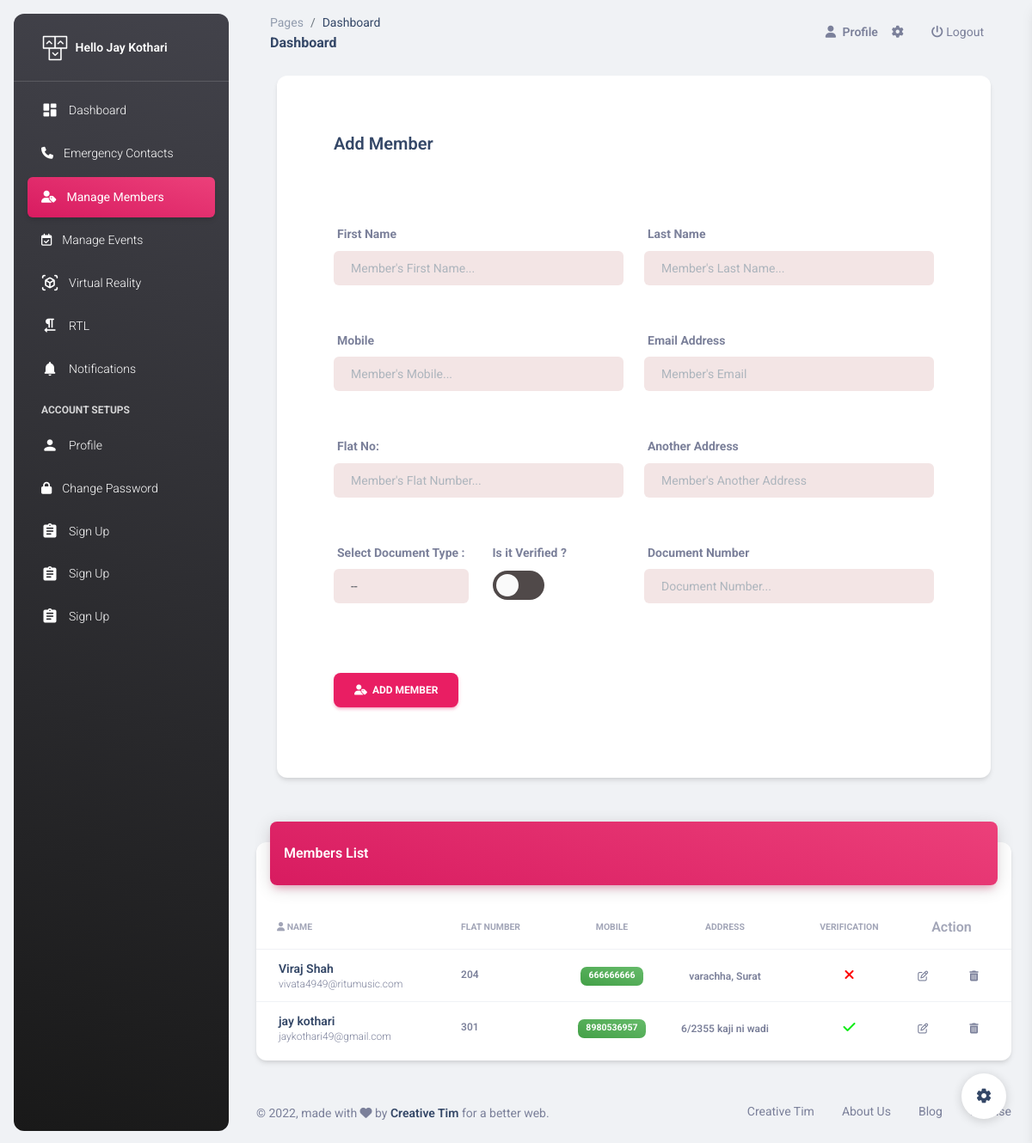
Before: /add-member/ (signed in) with the older database file.
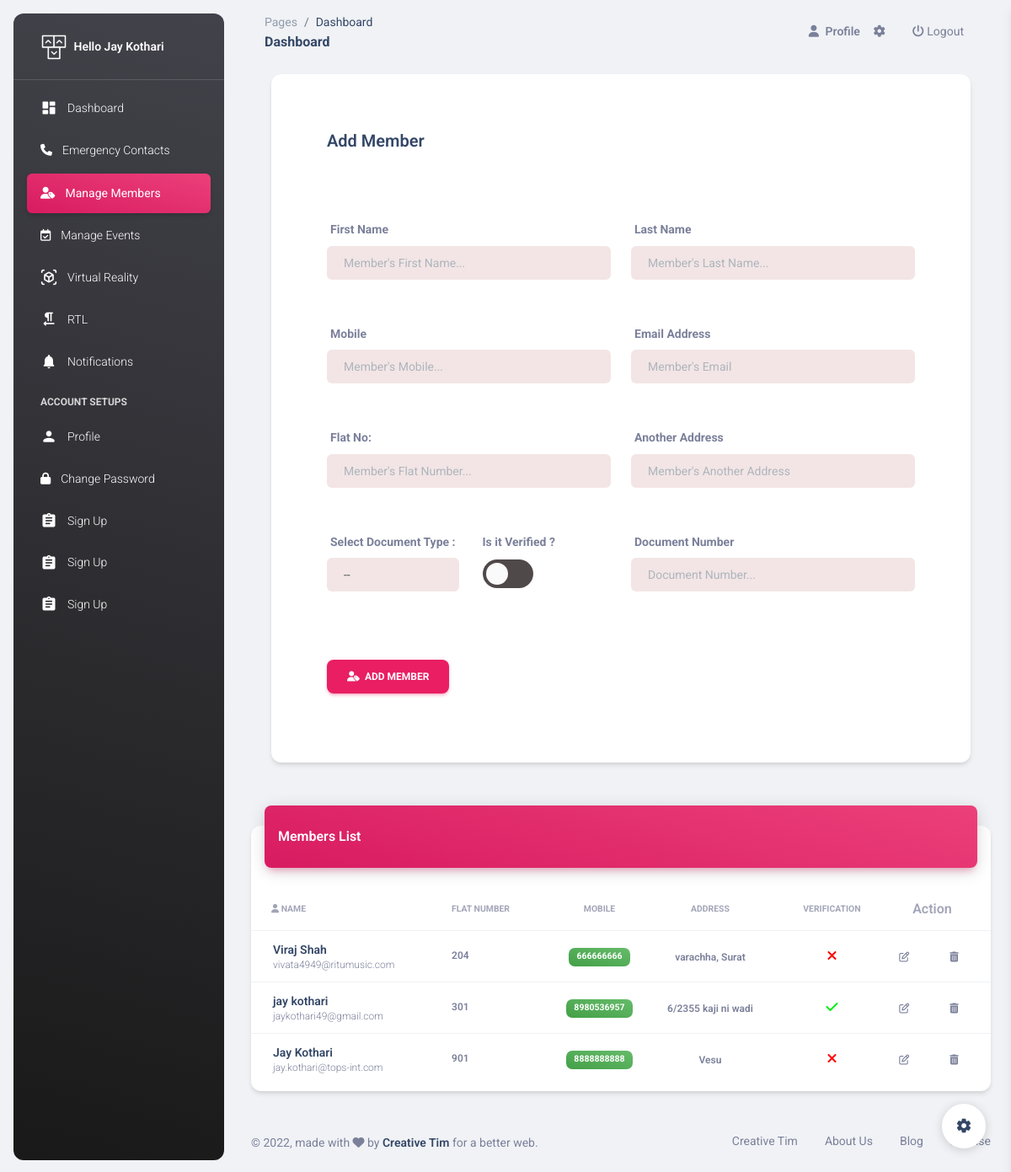
After: the same page with the newer database file.
### MemberApp/models.py (models this page shows, shortened)
class Member(models.Model):
    doc_choice = (
        ('Aadhar','Aadhar'),
        ('PAN','PAN'),
        ('DL','DL'),
        ('Other','Other'),
    )
    uid = models.ForeignKey(SecUser,on_delete=models.CASCADE,null=True)
    fname = models.CharField(max_length=20)
    lname = models.CharField(max_length=20)
    email = models.EmailField(unique=True)
    mobile = models.CharField(max_length=15)
    doc = models.CharField(max_length=30,choices=doc_choice)
    doc_number = models.CharField(max_length=20)
    flat_no = models.CharField(max_length=10)
    address = models.TextField()
    password = models.CharField(max_length=20)
    pic = models.FileField(upload_to='member',default='avatar.png')
    verify = models.BooleanField(default=False)

### SecApp/views.py (the view, shortened to what this page needs)
# urls.py: path('add-member/',views.add_member, name='add-member'),
def add_member(request):
    uid = SecUser.objects.get(email=request.session['email'])
    members = mm.Member.objects.all().order_by('flat_no')
    return render(request,'add-member.html',{'uid':uid,'members':members})

### SecApp/templates/add-member.html (shortened to what the changed rows need)
{% extends 'sec-header.html' %}
{% load static %}
{% block content %}
<br><br><br>
<div class="container-fluid px-2 px-md-4">
    <br><br>
  <div class="row">
    <div class="col-12">
      <div class="card my-4">
        <div class="card-body px-0 pb-2">
          <div class="table-responsive p-0">
            <table class="table align-items-center mb-0">
              <thead>
                <tr>
                  <th class="text-uppercase text-secondary text-xxs font-weight-bolder opacity-7 Center"><i class="fa fa-user"></i> Name</th>
                  <th class="text-uppercase text-secondary text-xxs font-weight-bolder opacity-7 ps-2">Flat number</th>
                  <th class="text-center text-uppercase text-secondary text-xxs font-weight-bolder opacity-7">Mobile</th>
                  <th class="text-center text-uppercase text-secondary text-xxs font-weight-bolder opacity-7">Address</th>
                  <th class="text-center text-uppercase text-secondary text-xxs font-weight-bolder opacity-7">Verification</th>
                  <th class="text-secondary opacity-7" colspan="2">Action</th>
                </tr>
              </thead>
              <tbody>
                {% for one in members %}
                <tr>
                  <td>
                    <div class="d-flex px-2 py-1">
                      <div class="d-flex flex-column justify-content-center" style="margin-left: 10px;">
                        <h6 class="mb-0 text-sm">{{one.fname}} {{one.lname}}</h6>
                        <a href="mailto:{{one.email}}"><p class="text-xs text-secondary mb-0">{{one.email}}</p></a>
                      </div>
                    </div>
                  </td>
                  <td>
                    <p class="text-xs font-weight-bold mb-0">{{one.flat_no}}</p>
                  </td>
                  <td class="align-middle text-center text-sm">
                    <a href="tel:{{one.mobile}}"><span class="badge badge-sm bg-gradient-success">{{one.mobile}}</span></a>
                  </td>
                  <td class="align-middle text-center">
                    <span class="text-secondary text-xs font-weight-bold">{{one.address}}</span>
                  </td>
                  <td class="align-middle text-center">
                      {% if one.verify %}
                        <i class="fa fa-check" style="color: rgb(8, 236, 19);"></i>
                      {% else %}
                        <i class="fa fa-close" style="color: red;"></i>
                      {% endif %}
                  </td>
                  <td class="align-middle">
                    <a href="{% url 'edit-member' one.id %}" class="text-secondary font-weight-bold text-xs" data-toggle="tooltip" data-original-title="Edit user">
                      <i class="fa fa-edit"></i>
                    </a>
                  </td>
                  <td class="align-middle">
                    <a href="{% url 'delete-member' one.id %}" class="text-secondary font-weight-bold text-xs" data-toggle="tooltip" data-original-title="Delete user">
                      <i class="fa fa-trash"></i>
                    </a>
                  </td>
                </tr>
                {% endfor %}
              </tbody>
            </table>
          </div>
        </div>
      </div>
    </div>
  </div>
  </div>
{% endblock %}

Changed rows visible on the page:
added Member: fname "Jay", lname "Kothari", email "jay.kothari@tops-int.com", flat_no "901", mobile "8888888888", address "Vesu", verify False (drawn)
